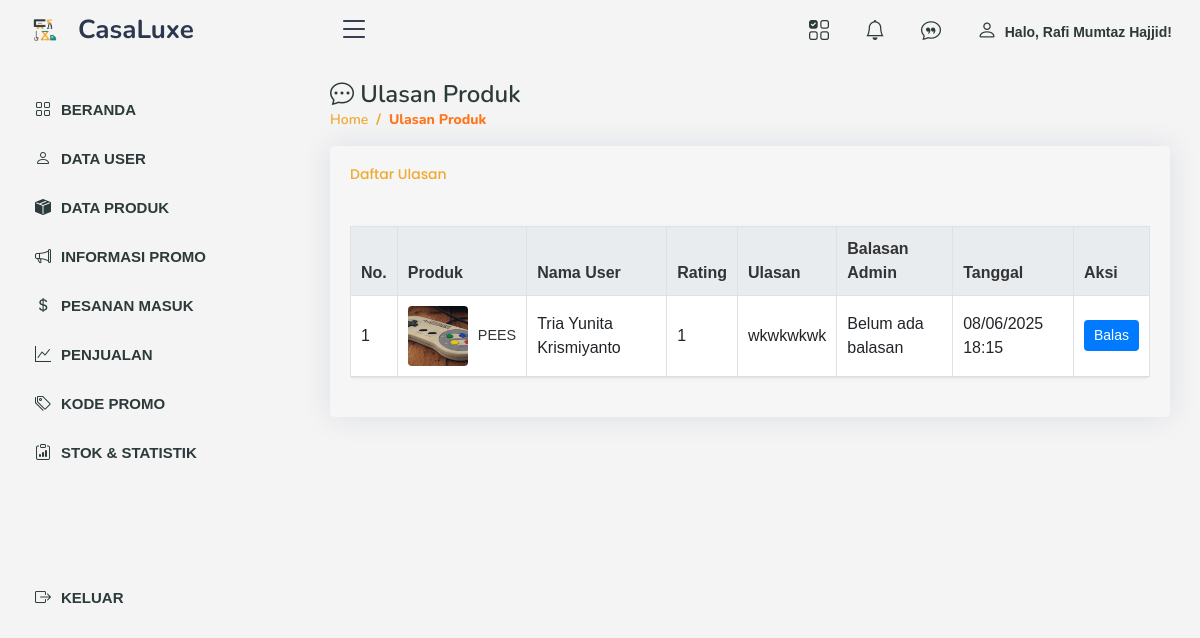
The page /admin/review.php (signed in) on the database as committed earlier.
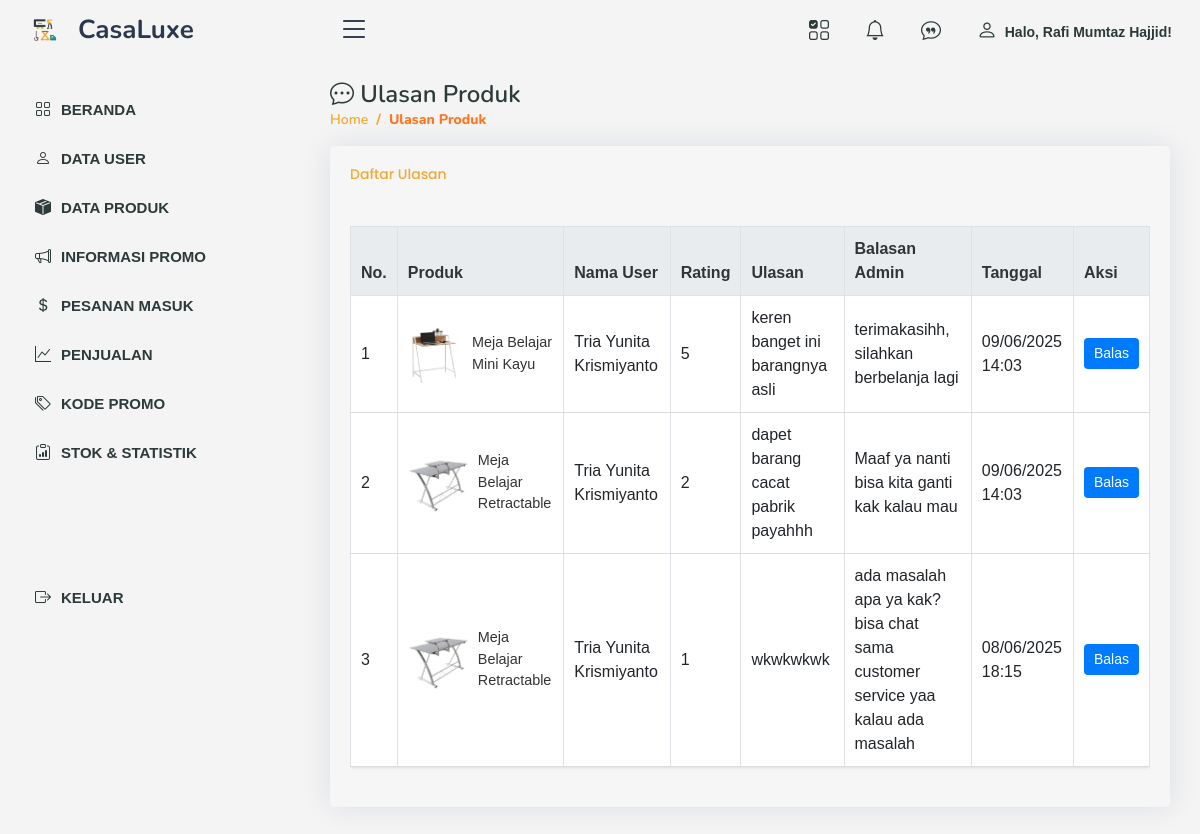
The same page on the database as committed later.
### tables this page shows
CREATE TABLE `review_produk` (
  `id_review` int(11) NOT NULL,
  `id_user` int(11) NOT NULL,
  `id_produk` int(11) NOT NULL,
  `id_pesanan` int(11) NOT NULL,
  `rating_produk` int(11) NOT NULL,
  `rating_pelayanan` int(11) NOT NULL,
  `rating_pengiriman` int(11) NOT NULL,
  `komentar` text DEFAULT NULL,
  `komentar_admin` varchar(255) DEFAULT NULL,
  `tanggal_review` datetime DEFAULT current_timestamp(),
  `notifikasi_status` tinyint(1) NOT NULL DEFAULT 0
);

CREATE TABLE `produk` (
  `id_produk` int(11) NOT NULL,
  `nama_produk` varchar(255) NOT NULL,
  `deskripsi` text NOT NULL,
  `harga` decimal(10,2) NOT NULL,
  `stok` int(11) NOT NULL,
  `id_kategori` int(11) NOT NULL,
  `created_at` datetime NOT NULL,
  `updated_at` datetime NOT NULL,
  `gambar` varchar(255) NOT NULL
);

CREATE TABLE `user` (
  `id_user` int(11) NOT NULL,
  `nama` varchar(255) NOT NULL,
  `email` varchar(255) NOT NULL,
  `password` varchar(255) NOT NULL,
  `no_tlp` varchar(50) DEFAULT NULL,
  `alamat` text DEFAULT NULL,
  `level` enum('admin','user') NOT NULL,
  `foto` varchar(255) NOT NULL,
  `active` datetime DEFAULT NULL
);

### admin/review.php (the view, shortened to what this page needs)
<?php
include('../db.php');
$sql = "SELECT rp.id_review, rp.id_produk, rp.rating_produk, rp.komentar, rp.tanggal_review, rp.komentar_admin,
        p.nama_produk, p.gambar, u.nama
        FROM review_produk rp
        JOIN produk p ON rp.id_produk = p.id_produk
        JOIN user u ON rp.id_user = u.id_user
        ORDER BY rp.tanggal_review DESC";
$result = mysqli_query($kon, $sql);
if ($result) {
    $reviews = mysqli_fetch_all($result, MYSQLI_ASSOC);
} else {
    $errorMessage = "Gagal mengambil data ulasan: " . mysqli_error($kon);
    $reviews = [];
}
?>
<!DOCTYPE html>
<html lang="en">
<head>
    <link href="../assets/vendor/bootstrap/css/bootstrap.min.css" rel="stylesheet">
    <link href="../assets/vendor/bootstrap-icons/bootstrap-icons.css" rel="stylesheet">
    <link href="../assets/vendor/boxicons/css/boxicons.min.css" rel="stylesheet">
    <link href="../assets/vendor/quill/quill.snow.css" rel="stylesheet">
    <link href="../assets/vendor/quill/quill.bubble.css" rel="stylesheet">
    <link href="../assets/vendor/remixicon/remixicon.css" rel="stylesheet">
    <link href="../assets/vendor/simple-datatables/style.css" rel="stylesheet">
    <link href="../assets/css/style.css" rel="stylesheet">
</head>
<body>
    <?php require "atas.php"; ?>
    <?php require "menu.php"; ?>
    <main id="main" class="main">
        <div class="pagetitle">
            <h1><i class="bi bi-chat-dots"></i> Ulasan Produk</h1>
            <nav>
                <ol class="breadcrumb">
                    <li class="breadcrumb-item"><a href="index.php">Home</a></li>
                    <li class="breadcrumb-item active">Ulasan Produk</li>
                </ol>
            </nav>
        </div>
        <section class="section">
            <div class="row">
                <div class="col-lg-12">
                    <div class="card">
                        <div class="card-body">
                            <h3 class="card-title">Daftar Ulasan</h3>
                            <div class="table-responsive">
                                <table class="table table-bordered">
                                    <thead>
                                        <tr>
                                            <th>No.</th>
                                            <th>Produk</th>
                                            <th>Nama User</th>
                                            <th>Rating</th>
                                            <th>Ulasan</th>
                                            <th>Balasan Admin</th>
                                            <th>Tanggal</th>
                                            <th>Aksi</th>
                                        </tr>
                                    </thead>
                                    <tbody>
                                        <?php foreach ($reviews as $index => $review): ?>
                                            <tr>
                                                <td><?= $index + 1; ?></td>
                                                <td>
                                                    <div class="product-container">
                                                        <img src="../uploads/<?= htmlspecialchars($review['gambar']); ?>"
                                                             alt="<?= htmlspecialchars($review['nama_produk']); ?>"
                                                             class="product-img">
                                                        <div class="product-name">
                                                            <?= htmlspecialchars($review['nama_produk']); ?>
                                                        </div>
                                                    </div>
                                                </td>
                                                <td><?= htmlspecialchars($review['nama']); ?></td>
                                                <td><?= htmlspecialchars($review['rating_produk']); ?></td>
                                                <td><?= htmlspecialchars($review['komentar']); ?></td>
                                                <td>
                                                    <?php if (empty($review['komentar_admin'])): ?>
                                                        Belum ada balasan
                                                    <?php else: ?>
                                                        <?= htmlspecialchars($review['komentar_admin']); ?>
                                                    <?php endif; ?>
                                                </td>
                                                <td><?= date('d/m/Y H:i', strtotime($review['tanggal_review'])); ?></td>
                                                <td>
                                                    <button class="btn btn-primary btn-sm" data-bs-toggle="modal" data-bs-target="#responseModal<?= $review['id_review']; ?>">
                                                        Balas
                                                    </button>
                                                </td>
                                            </tr>
                                        <?php endforeach; ?>
                                    </tbody>
                                </table>
                            </div>
                        </div>
                    </div>
                </div>
            </div>
        </section>
    </main>
</body>
</html>

### admin/atas.php (shortened to what this page needs)
<header id="header" class="header fixed-top d-flex align-items-center">
  <div class="container-fluid d-flex align-items-center justify-content-between">
    <div class="d-flex align-items-center">
      <a href="index.php" class="logo d-flex align-items-center">
        <img src="../assets/img/LOGOCASALUXE2.png" alt="logo">
        <span class="d-none d-lg-block">&nbsp; CasaLuxe</span>
      </a>
      <i class="bi bi-list toggle-sidebar-btn ms-3"></i>
    </div>
    <nav class="header-nav">
      <ul class="d-flex align-items-center mb-0">
        <li class="nav-item pe-4">
          <a class="nav-link nav-profile d-flex align-items-center pe-1" href="kategori.php">
            <span class="d-none d-md-block ps-2"><i style="font-size: 20px" class="bi bi-ui-checks-grid"></i></span>
          </a>
        </li>
        <li class="nav-item pe-4">
          <a class="nav-link nav-profile d-flex align-items-center pe-1" href="notifikasi.php">
            <span class="d-none d-md-block ps-2"><i style="font-size: 20px" class="bi bi-bell"></i></span>
          </a>
        </li>
        <li class="nav-item pe-4">
          <a class="nav-link nav-profile d-flex align-items-center pe-1" href="review.php">
            <span class="d-none d-md-block ps-2"><i style="font-size: 20px" class="bi bi-chat-quote"></i></span>
          </a>
        </li>
        <li class="nav-item pe-3">
          <a class="nav-link nav-profile d-flex align-items-center pe-0" href="profil.php">
            <span class="d-none d-md-block ps-2"><i style="font-size: 20px" class="bi bi-person"></i>&nbsp; Halo, <?= $_SESSION["admin"] ?>!</span>
          </a>
        </li>
      </ul>
    </nav>
  </div>
</header>

### admin/menu.php (shortened to what this page needs)
<aside id="sidebar" class="sidebar">
    <ul class="sidebar-nav" id="sidebar-nav">
      <li class="nav-item">
        <a class="nav-link <?php if($page == "dashboard"){ echo "collapsed"; } ?>" href="index.php">
          <i class="bi bi-grid"></i>
          <span>BERANDA</span>
        </a>
      </li>
      <li class="nav-item">
        <a class="nav-link <?php if($page == "user"){ echo "collapsed"; } ?>" href="user.php">
          <i class="bi bi-person"></i>
          <span>DATA USER</span>
        </a>
      </li>
      <li class="nav-item">
        <a class="nav-link <?php if($page == "produk"){ echo "collapsed"; } ?>" href="produk.php">
          <i class="bi bi-box-seam-fill"></i>
          <span>DATA PRODUK</span>
        </a>
      </li>
      <li class="nav-item">
        <a class="nav-link <?php if($page == "info"){ echo "collapsed"; } ?>" href="informasipromo.php">
          <i class="bi bi-megaphone"></i>
          <span>INFORMASI PROMO</span>
        </a>
      </li>
      <li class="nav-item">
        <a class="nav-link <?php if($page == "order"){ echo "collapsed"; } ?>" href="order.php">
          <i class="bi bi-currency-dollar"></i>
          <span>PESANAN MASUK</span>
        </a>
      </li>
      <li class="nav-item">
        <a class="nav-link <?php if($page == "penjualan"){ echo "collapsed"; } ?>" href="penjualan.php">
          <i class="bi bi-graph-up"></i>
          <span>PENJUALAN</span>
        </a>
      </li>
      <li class="nav-item">
        <a class="nav-link <?php if($page == "promo"){ echo "collapsed"; } ?>" href="promo.php">
          <i class="bi bi-tags"></i>
          <span>KODE PROMO</span>
        </a>
      </li>
      <li class="nav-item">
        <a class="nav-link <?php if($page == "statistik"){ echo "collapsed"; } ?>" href="stok_produk.php">
          <i class="bi bi-clipboard-data"></i>
          <span>STOK & STATISTIK</span>
        </a>
      </li>
      <br>
      <br>
      <br>
      <br>
      <li class="nav-item">
        <a class="nav-link" href="logout.php">
          <i class="bi bi-box-arrow-right"></i>
          <span>KELUAR</span>
        </a>
      </li>
    </ul>
</aside>

### assets/css/style.css (style rules this page uses)
:root { scroll-behavior: smooth; }
body { font-family: "Open Sans", sans-serif; background: #f6f6f6; color: #2D3A3A; }
a { color: #2D3A3A; text-decoration: none; }
h1, h2, h3, h4, h5, h6 { font-family: "Nunito", sans-serif; }
#main { margin-top: 60px; padding: 20px 30px; transition: all 0.3s; }
.pagetitle { margin-bottom: 10px; }
.pagetitle h1 { font-size: 24px; margin-bottom: 0; font-weight: 600; color: #2D3A3A; }
.card { margin-bottom: 30px; border: none; border-radius: 5px; box-shadow: 0px 0 30px rgba(1, 41, 112, 0.1); background-color: #f6f6f6; }
.card-title { padding: 20px 0 15px 0; font-size: 14px; font-weight: 500; color: #EFAA31; font-family: "Poppins", sans-serif; }
.card-body { padding: 0 20px 20px 20px; }
.breadcrumb { font-size: 14px; font-family: "Nunito", sans-serif; color: #EFAA31; font-weight: 600; }
.breadcrumb a { color: #EFAA31; transition: 0.3s; }
.breadcrumb .breadcrumb-item::before { color: #EFAA31; }
.breadcrumb .active { color: #ff771d; font-weight: 800; }
.logo { line-height: 1; }
@media (min-width: 1200px) { .logo { width: 280px; } }
.logo img { max-height: 26px; margin-right: 6px; }
.logo span { font-size: 26px; font-weight: 700; color: #2c384e; font-family: "Nunito", sans-serif; }
.header { transition: all 0.5s; z-index: 997; height: 60px; background-color: transparent; padding-left: 20px; }
.header .toggle-sidebar-btn { font-size: 32px; padding-left: 10px; cursor: pointer; color: #2c384e; }
.header-nav ul { list-style: none; }
.header-nav > ul { margin: 0; padding: 0; }
.header-nav .nav-profile { color: #2D3A3A; }
.header-nav .nav-profile span { font-size: 14px; font-weight: 600; }
.sidebar { position: fixed; top: 60px; left: 0; bottom: 0; width: 300px; z-index: 996; transition: all 0.3s; padding: 20px; overflow-y: auto; scrollbar-width: thin; scrollbar-color: #aab7cf transparent; background-color: transparent; }
@media (min-width: 1200px) { #main, #footer { margin-left: 300px; } }
.sidebar-nav { padding: 0; margin: 0; list-style: none; }
.sidebar-nav li { padding: 0; margin: 0; list-style: none; }
.sidebar-nav .nav-item { margin-bottom: 5px; }
.sidebar-nav .nav-link { display: flex; align-items: center; font-size: 15px; font-weight: 600; color: #2D3A3A; transition: 0.3; background: transparent; padding: 10px 15px; border-radius: 4px; }
.sidebar-nav .nav-link i { font-size: 16px; margin-right: 10px; color: #2D3A3A; }

### admin/review.php (style rules this page uses)
body { font-family: Arial, sans-serif; background-color: #f4f4f4; color: #333; }
.table { background: #fff; border-radius: 4px; margin: 20px 0; box-shadow: 0 1px 3px rgba(0, 0, 0, 0.1); }
.table th { background: #e9ecef; color: #333; padding: 10px; text-align: left; }
.table td { padding: 10px; vertical-align: middle; background: #fff; border-bottom: 1px solid #ddd; }
.product-container { display: flex; align-items: center; gap: 10px; }
.product-img { width: 60px; height: 60px; object-fit: cover; border-radius: 4px; }
.product-name { font-weight: normal; color: #333; font-size: 0.9rem; }
.btn { border-radius: 4px; padding: 5px 10px; border: none; cursor: pointer; }
.btn-primary { background-color: #007bff; color: #fff; }

Rows that differ between the two databases and show on the page:
added review_produk: id_produk.gambar (picture), id_produk.nama_produk "Meja Belajar Mini Kayu", id_user.nama "Tria Yunita Krismiyanto", rating_produk "5", komentar "keren banget ini barangnya asli", komentar_admin "terimakasihh, silahkan berbelanja lagi", tanggal_review "09/06/2025 14:03"
added review_produk: id_produk.gambar (picture), id_produk.nama_produk "Meja Belajar Retractable", id_user.nama "Tria Yunita Krismiyanto", rating_produk "2", komentar "dapet barang cacat pabrik payahhh", komentar_admin "Maaf ya nanti bisa kita ganti kak kalau mau", tanggal_review "09/06/2025 14:03"
changed review_produk "wkwkwkwk": id_produk.gambar: a different picture; id_produk.nama_produk "PEES" → "Meja Belajar Retractable"; komentar_admin (not shown) → "ada masalah apa ya kak? bisa chat sama customer service yaa kalau ada masalah"; no longer shows "Belum ada balasan"
